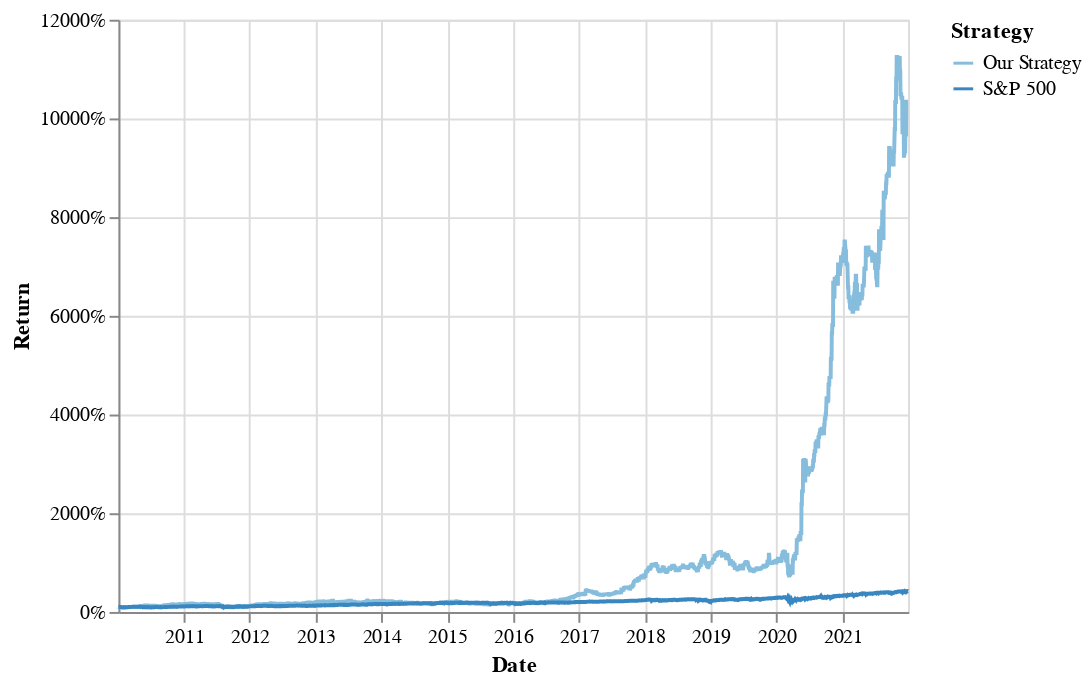

Notebook code for this chart:
### Code cell
alt.data_transformers.disable_max_rows()

alt.Chart(combined).mark_line().encode(
    alt.X('Date:T'),
    alt.Y('Return:Q', axis=alt.Axis(format='%')),
    alt.Color('Strategy:O'),
    tooltip=['Date:T', 'Return:Q', 'Strategy:O']
)

### Figure 1 — Vega-Lite specification as saved in the notebook (floating-point values rounded to 4 significant figures; data arrays with more than 128 entries replaced by an {"elided": "..."} marker saying what was removed)
{"config": {"view": {"continuousWidth": 400, "continuousHeight": 300}}, "data": {"name": "data-8fb593d76d4c97903d18816bde5672a5"}, "mark": "line", "encoding": {"color": {"field": "Strategy", "type": "ordinal"}, "tooltip": [{"field": "Date", "type": "temporal"}, {"field": "Return", "type": "quantitative"}, {"field": "Strategy", "type": "ordinal"}], "x": {"field": "Date", "type": "temporal"}, "y": {"axis": {"format": "%"}, "field": "Return", "type": "quantitative"}}, "$schema": "https://vega.github.io/schema/vega-lite/v4.17.0.json", "datasets": {"data-8fb593d76d4c97903d18816bde5672a5": {"elided": "6042 records"}}}
